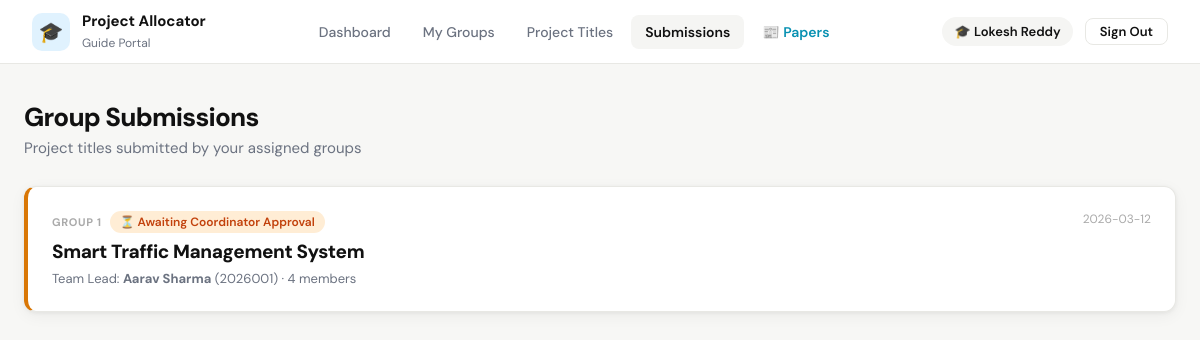
The page /guide/submissions (signed in) on the database its author committed.
### tables this page shows
CREATE TABLE project_group (
            id INTEGER PRIMARY KEY AUTOINCREMENT,
            team_lead_id INTEGER,
            project_title TEXT,
            guide_id INTEGER,
            created_at TEXT DEFAULT CURRENT_TIMESTAMP, title_finalized INTEGER DEFAULT 0,
            FOREIGN KEY(team_lead_id) REFERENCES student(id),
            FOREIGN KEY(guide_id) REFERENCES guide(id)
        );

CREATE TABLE student (
            id INTEGER PRIMARY KEY AUTOINCREMENT,
            name TEXT NOT NULL,
            prn TEXT UNIQUE NOT NULL,
            division TEXT,
            department TEXT,
            email TEXT UNIQUE,
            password TEXT,
            created_at TEXT DEFAULT CURRENT_TIMESTAMP
        );

### app.py (the view)
@app.route('/guide/submissions')
@login_required('guide')
def guide_submissions():
    conn = get_db()
    groups = conn.execute("""
        SELECT pg.id, pg.project_title, pg.title_finalized, pg.created_at,
               s.name as lead_name, s.prn as lead_roll,
               (SELECT COUNT(*) FROM group_member WHERE group_id=pg.id) as member_count
        FROM project_group pg
        LEFT JOIN student s ON pg.team_lead_id = s.id
        WHERE pg.guide_id=? AND pg.project_title IS NOT NULL AND pg.project_title != ''
        ORDER BY pg.created_at DESC
    """, (session['user_id'],)).fetchall()
    conn.close()
    return render_template('guide/submissions.html', groups=groups)

### app.py (called while the page is built)
def get_db():
    conn = sqlite3.connect(DB)
    conn.row_factory = sqlite3.Row
    return conn

def login_required(role):
    def decorator(f):
        @wraps(f)
        def decorated(*args, **kwargs):
            if session.get('role') != role:
                flash('Please login to continue.', 'warning')
                return redirect(url_for('login'))
            return f(*args, **kwargs)
        return decorated
    return decorator

### templates/guide/submissions.html (shortened to what this page needs)
{% extends "base.html" %}
{% block content %}
<div class="page fade-in">
  <div class="page-header">
    <h1>Group Submissions</h1>
    <p>Project titles submitted by your assigned groups</p>
  </div>
  {% if not groups %}
  <div class="card">
    <div class="empty">
      <div class="empty-icon">📄</div>
      <h3>No Submissions Yet</h3>
      <p>Your assigned groups haven't selected project titles yet.</p>
    </div>
  </div>
  {% else %}
  <div style="display:flex;flex-direction:column;gap:12px;">
    {% for g in groups %}
    <div class="card" style="border-left:4px solid {% if g.title_finalized %}#059669{% else %}#d97706{% endif %};">
      <div style="display:flex;justify-content:space-between;align-items:flex-start;flex-wrap:wrap;gap:12px;">
        <div>
          <div style="display:flex;align-items:center;gap:8px;margin-bottom:6px;">
            <span style="font-size:11px;font-weight:700;color:#aaa;text-transform:uppercase;letter-spacing:0.06em;">GROUP {{ loop.index }}</span>
            {% if g.title_finalized %}
              <span class="badge badge-green">✅ Finalized by Coordinator</span>
            {% else %}
              <span class="badge badge-orange">⏳ Awaiting Coordinator Approval</span>
            {% endif %}
          </div>
          <div style="font-size:19px;font-weight:800;letter-spacing:-0.02em;color:#111;margin-bottom:6px;">
            {{ g.project_title }}
          </div>
          <div class="text-muted">
            Team Lead: <strong>{{ g.lead_name }}</strong> ({{ g.lead_roll }}) &middot; {{ g.member_count }} members
          </div>
        </div>
        <div style="font-size:12px;color:#aaa;">{{ g.created_at[:10] if g.created_at else '' }}</div>
      </div>
    </div>
    {% endfor %}
  </div>
  {% endif %}
</div>
{% endblock %}

### templates/base.html (style rules this page uses)
*, *::before, *::after { box-sizing: border-box; margin: 0; padding: 0; }
html { scroll-behavior: smooth; }
body { font-family: 'DM Sans', sans-serif; background: #f7f7f5; color: #111; min-height: 100vh; }
:root { --coord: #7c3aed; --guide: #0891b2; --student: #059669; --danger: #dc2626; --warning: #d97706; --border: #e8e8e4; --surface: #ffffff; --muted: #6b7280; --radius: 12px; --shadow: 0 1px 4px rgba(0,0,0,0.06), 0 4px 16px rgba(0,0,0,0.05); --shadow-lg: 0 8px 32px rgba(0,0,0,0.10); }
.page { max-width: 1200px; margin: 0 auto; padding: 36px 24px; }
.page-header { margin-bottom: 28px; }
.page-header h1 { font-size: 26px; font-weight: 800; letter-spacing: -0.03em; }
.page-header p { color: var(--muted); margin-top: 4px; font-size: 15px; }
.card { background: var(--surface); border: 1px solid var(--border); border-radius: var(--radius); padding: 24px; box-shadow: var(--shadow); }
.badge { display: inline-flex; align-items: center; padding: 3px 10px; border-radius: 20px; font-size: 12px; font-weight: 600; }
.badge-orange { background: #ffedd5; color: #c2410c; }
.fade-in { animation: fadeIn 0.3s ease; }
.text-muted { color: var(--muted); font-size: 13px; }

### rows shown on the page
project_group: title_finalized "⏳ Awaiting Coordinator Approval", project_title "Smart Traffic Management System", lead_name "Aarav Sharma", lead_roll "2026001", member_count "4", created_at "2026-03-12"

### other values the page prints
{{ session.role|capitalize }} "Guide"
{{ session.user_name }} "Lokesh Reddy"
